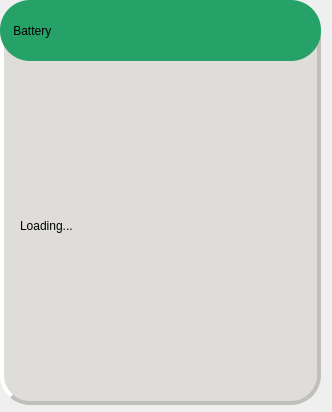
<?xml version="1.0" encoding="UTF-8"?>
<ui version="4.0">
 <class>hp_batterydesign</class>
 <widget class="QWidget" name="hp_batterydesign">
  <property name="geometry">
   <rect>
    <x>0</x>
    <y>0</y>
    <width>332</width>
    <height>412</height>
   </rect>
  </property>
  <property name="windowTitle">
   <string>Form</string>
  </property>
  <widget class="QWidget" name="widget" native="true">
   <property name="geometry">
    <rect>
     <x>0</x>
     <y>0</y>
     <width>321</width>
     <height>411</height>
    </rect>
   </property>
   <widget class="QPushButton" name="pushButton">
    <property name="geometry">
     <rect>
      <x>0</x>
      <y>4</y>
      <width>321</width>
      <height>401</height>
     </rect>
    </property>
    <property name="styleSheet">
     <string notr="true">border-color: rgb(192, 191, 188);
 border-style: outset;
border-radius: 30px;
background-color: rgb(222, 221, 218);
 border-width: 4px;
</string>
    </property>
    <property name="text">
     <string/>
    </property>
   </widget>
   <widget class="QLabel" name="l_name">
    <property name="geometry">
     <rect>
      <x>0</x>
      <y>0</y>
      <width>321</width>
      <height>61</height>
     </rect>
    </property>
    <property name="styleSheet">
     <string notr="true">font: 20pt &quot;Ubuntu&quot;;
color: rgb(0,0,0);
background-color: rgb(38, 162, 105);
border-radius: 30px;
</string>
    </property>
    <property name="text">
     <string>    Battery</string>
    </property>
   </widget>
   <widget class="QLabel" name="l_info">
    <property name="geometry">
     <rect>
      <x>20</x>
      <y>70</y>
      <width>281</width>
      <height>311</height>
     </rect>
    </property>
    <property name="styleSheet">
     <string notr="true">background-color: rgb(222, 221, 218);
color: rgb(0,0,0);
font: 15pt &quot;Ubuntu&quot;;</string>
    </property>
    <property name="text">
     <string>Loading...</string>
    </property>
   </widget>
  </widget>
 </widget>
 <resources/>
 <connections/>
</ui>
